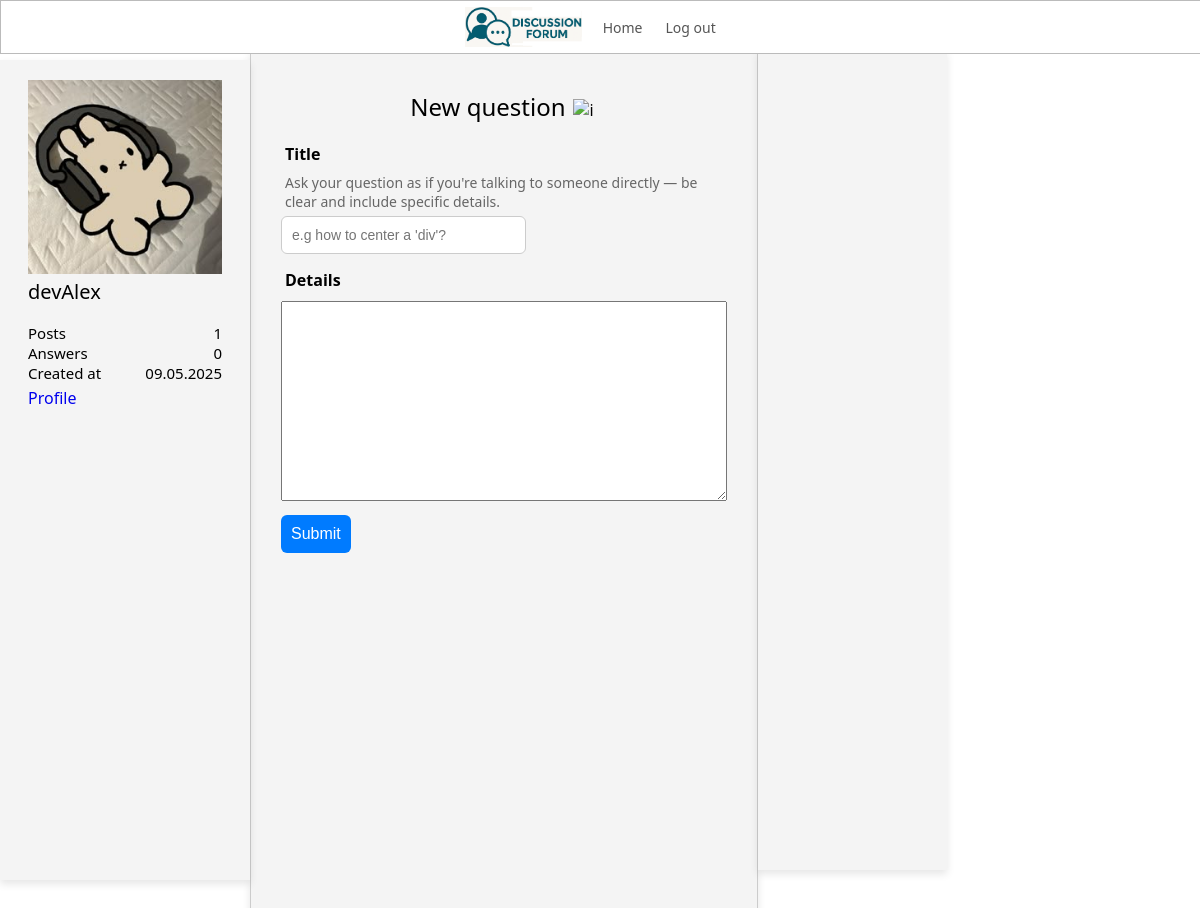
The app's page /create_post (signed in) with its own data.
### models.py (models this page shows, shortened)
class User(UserMixin, db.Model):
    __tablename__ = 'users'
    id = db.Column(db.Integer, primary_key=True)
    username = db.Column(db.String(80), unique=True, nullable=False)
    email = db.Column(db.String(120), unique=True, nullable=False)
    password_hash = db.Column(db.String(128), nullable=False)
    date_created = db.Column(db.DateTime, default=db.func.current_timestamp())
    bio = db.Column(db.String(200))
    profile_photo = db.Column(db.String(255), nullable=True, default='default_avatar.png')

### views.py (the view, shortened to what this page needs)
@main.route('/create_post', methods=["GET", "POST"])
def create_post():
    user = current_user
    if not user.is_authenticated:
        return redirect(url_for('main.login'))
    form = PostCreationForm()
    return render_template('create_post.html', form=form, user=user)

### forms.py
class PostCreationForm(FlaskForm):
    title = StringField('Title', validators=[DataRequired(), Length(min=1, max=255)])
    content = CKEditorField('Content', validators=[DataRequired(), Length(min=20)])
    submit = SubmitField('Create')

### models.py (called while the page is built)
@login_manager.user_loader
def load_user(user_id):
    return User.query.get(int(user_id))

### templates/create_post.html (shortened to what this page needs)
{% extends "body.html" %}
{% block middle_box_content %}
<link href="https://cdnjs.cloudflare.com/ajax/libs/highlight.js/11.9.0/styles/github.min.css" rel="stylesheet">
<link rel="stylesheet" href="{{ url_for('static', filename='css/create_post.css') }}">
<div class="middle-box-inner-b1">
    <form method="POST" action="{{ url_for('main.create_post') }}">
        <div class="box-justify-space-around">
            <div class="heading-with-icon">
                <h2>New question</h2>
                <img src="{{ url_for('static', filename='images/forum.svg') }}" alt="icon" width="24" height="24">
            </div>
        </div>
        <div class="form-group">
            <label for="title">Title</label>
            <label class="commentary">Ask your question as if you're talking to someone directly — be clear and include
                specific details.</label>
            {{ form.title(class="form-string-input", placeholder="e.g how to center a 'div'?") }}
        </div>
        <div class="form-group">
            <label for="content">Details</label>
            {{ form.content(class="form-content-input") }}
        </div>
        <div class="form-group">
            {{ form.submit(class="btn", value="Submit") }}
        </div>
    </form>
</div>
{% endblock %}

### templates/body.html (shortened to what this page needs)
{% extends "base.html" %}
{% block content %}
<link rel="stylesheet" href="{{ url_for('static', filename='css/index.css') }}">
<div class="container">
    <div class="left-box">
        <div class="left-box-inner-b1">
            {% if user.is_authenticated %}
            <img class="left-box-profile-photo" src="{{ url_for('static', filename='images/profile_images/' + user.profile_photo) }}">
            <label class="username-label">{{ user.username }}</label>
            <div class="user-stats">
                <div class="user-stat-row">
                    <label>Posts</label>
                    <label>{{ user.posts|length }}</label>
                </div>
                <div class="user-stat-row">
                    <label>Answers</label>
                    <label>{{ user.answers|length }}</label>
                </div>
                <div class="user-stat-row">
                    <label>Created at</label>
                    <label>{{ user.date_created.strftime('%d.%m.%Y') if user.date_created else 'Unknown' }}</label>
                </div>
            </div>
            <a href="{{ url_for('main.profile') }}">Profile</a>
            {% endif %}
        </div>
    </div>
    <div class="middle-box">
        {% block middle_box_content %}{% endblock %}
    </div>
    <div class="right-box">
    </div>
</div>
{% endblock %}

### static/css/base.css (style rules this page uses)
body { margin: 0; font-family: 'Segoe UI', sans-serif; min-height: 100dvh; height: 100dvh; flex-direction: column; justify-items: flex-start; justify-content: flex-start; align-items: flex-start; padding-top: 50px; }
.left-box, .middle-box, .right-box { background-color: #f4f4f4; display: flex; justify-content: center; align-items: flex-start; box-shadow: 0 4px 8px rgba(0, 0, 0, 0.1); min-height: 100dvh; padding-top: 20px; overflow-y: auto; }
.left-box { position: fixed; width: 250px; height: 100dvh; top: 60px; left: 0; }
.middle-box { flex: 1; border: 1px solid #ccc; border-top: none; overflow-wrap: break-word; overflow: hidden; padding-bottom: 60px; margin-left: 250px; }
.right-box { flex: 0 0 20%; }

### static/css/index.css (style rules this page uses)
body { font-family: Arial, sans-serif; margin: 0; }
.container { display: flex; flex-direction: row; }
.left-box-inner-b1 { display: flex; flex-direction: column; align-items: flex-start; padding-left: 28px; padding-right: 28px; font-family: 'Segoe UI', sans-serif; }
.left-box-inner-b1 label { font-size: 15px; }
.left-box-inner-b1 a { text-decoration: none; margin: 4px 0; }
.left-box-inner-b1 .username-label { margin: 4px 0; font-size: 20px; font-weight: 100; }
.left-box-profile-photo { max-width: 100%; object-fit: cover; }
.user-stats { margin-top: 14px; width: 100%; flex-direction: column; gap: 4px; }
.user-stat-row { display: flex; justify-content: space-between; }
.middle-box-inner-b1 { display: flex; flex-direction: column; padding-left: 30px; padding-right: 30px; width: 100%; height: 100%; }

### static/css/create_post.css (style rules this page uses)
body { margin: 0; font-family: 'Segoe UI', sans-serif; }
.container { display: flex; flex-direction: row; height: 100vh; }
.middle-box-inner-b1 { display: flex; flex-direction: column; width: calc(100% - 60px); height: calc(100% - 60px); }
form h2 { text-align: center; font-weight: 300; }
.box-justify-space-around { display: flex; justify-content: space-around; align-items: center; }
.heading-with-icon { display: flex; align-items: center; gap: 8px; }
.heading-with-icon img { margin-top: 10px; }
.form-group { display: flex; flex-direction: column; align-items: flex-start; width: 100%; }
.form-group label { font-weight: 600; margin-left: 4px; }
.form-group .commentary { font-weight: 200; font-size: 14px; margin-top: 8px; color: #666; }
.form-string-input { width: 50%; padding: 10px; margin-top: 5px; margin-bottom: 15px; border: 1px solid #ccc; border-radius: 6px; font-size: 14px; }
.form-content-input { margin-top: 10px; width: 100%; max-width: 100%; min-height: 200px; box-sizing: border-box; }
.btn { width: auto; margin-top: 14px; padding: 10px; background-color: #007bff; color: white; border: none; border-radius: 6px; cursor: pointer; font-size: 16px; transition: background-color 0.2s ease; }

### records on screen
User: profile_photo (picture), username "devAlex", date_created "09.05.2025"

### other values on screen
{{ user.posts|length }} "1"
{{ user.answers|length }} "0"
